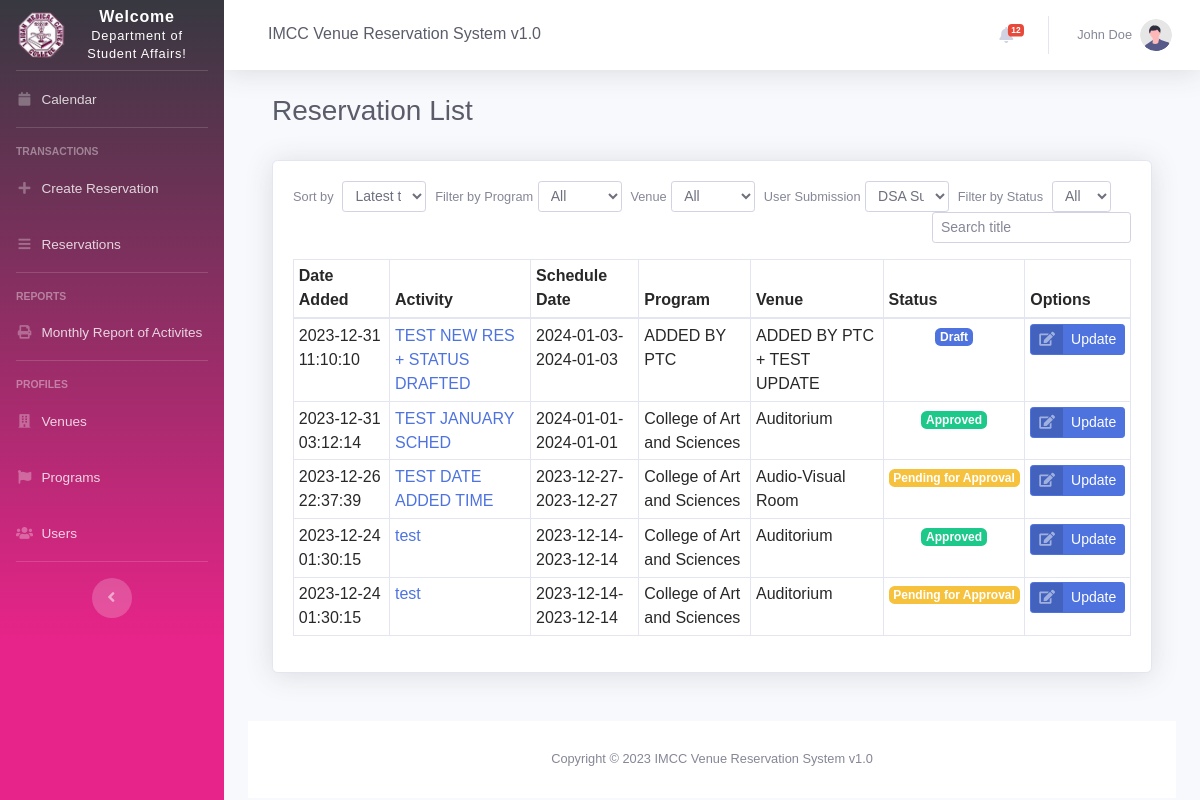
Before: /reservation_list.php (signed in) with the older database file.
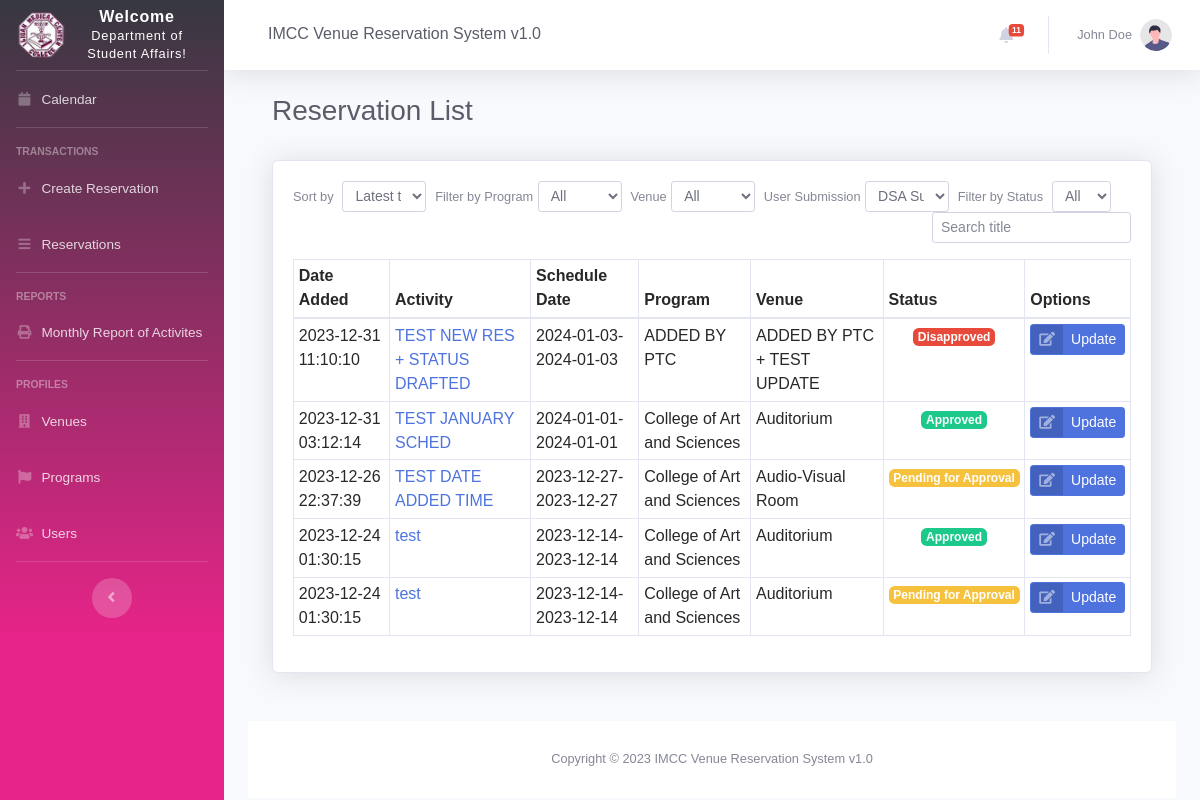
After: the same page with the newer database file.
### tables this page shows
CREATE TABLE `schedules` (
  `id` bigint(11) NOT NULL,
  `reservationID` varchar(255) NOT NULL,
  `userID` int(11) NOT NULL,
  `venueID` int(15) DEFAULT NULL,
  `programID` int(11) NOT NULL,
  `status` varchar(3) NOT NULL DEFAULT 'D',
  `date_start` date NOT NULL,
  `date_end` date NOT NULL,
  `time_start` varchar(50) NOT NULL,
  `time_end` varchar(50) NOT NULL,
  `name` varchar(255) DEFAULT NULL,
  `contact` varchar(11) DEFAULT NULL,
  `description` text DEFAULT NULL,
  `num_participants` int(11) NOT NULL,
  `sponsor` varchar(100) NOT NULL,
  `contribution` decimal(10,0) NOT NULL,
  `incharge` varchar(100) NOT NULL,
  `notified` tinyint(1) NOT NULL DEFAULT 0,
  `last_notified` date DEFAULT NULL,
  `cancelled` tinyint(1) NOT NULL DEFAULT 0,
  `deleted` tinyint(4) NOT NULL DEFAULT 0,
  `rejectedByAdmin` int(1) NOT NULL DEFAULT 0,
  `approvedByAdmin` int(1) NOT NULL DEFAULT 0,
  `act_form_file` varchar(255) NOT NULL,
  `letter_approve_file` varchar(255) NOT NULL,
  `notes` text DEFAULT NULL,
  `sound_system` varchar(2) DEFAULT NULL,
  `microphone` varchar(2) DEFAULT NULL,
  `others_material` text DEFAULT NULL,
  `date_added` datetime NOT NULL DEFAULT current_timestamp()
);

CREATE TABLE `program` (
  `id` int(11) NOT NULL,
  `programID` varchar(15) DEFAULT NULL,
  `name` varchar(255) DEFAULT NULL,
  `color` varchar(15) DEFAULT NULL,
  `incharge_organization` varchar(255) DEFAULT NULL,
  `dateAdded` datetime NOT NULL DEFAULT current_timestamp(),
  `dateUpdated` datetime DEFAULT NULL
);

CREATE TABLE `venues` (
  `id` int(11) NOT NULL,
  `venueID` varchar(20) NOT NULL,
  `name` varchar(255) DEFAULT NULL,
  `capacity` varchar(255) DEFAULT NULL,
  `dateAdded` datetime NOT NULL DEFAULT current_timestamp(),
  `dateUpdated` datetime DEFAULT NULL
);

### reservation_list.php (the view, shortened to what the rows shown need)
<?php
include 'settings/system.php';
include 'settings/header.php';
include "settings/sidebar.php";
include 'settings/topbar.php';
?>
<div class="container-fluid">
    <div class="d-sm-flex align-items-center justify-content-between mb-4">
        <div class="container-fluid">
            <div class="d-sm-flex align-items-center justify-content-between mb-4">
                <h1 class="h3 mb-2 text-gray-800">Reservation List</h1>
            </div>
            <div class="card shadow mb-4">
                <div class="card-body">
                    <div class="table-responsive">
                        <table class="table table-sm table-bordered table-hovered" id="<?php echo ($_SESSION["position"] == "STO" ? "dataTable" : "") ?>" width="100%" cellspacing="0">
                            <thead>
                                <tr>
                                    <th>Date Added</th>
                                    <th>Activity</th>
                                    <th>Schedule Date</th>
                                    <th>Program</th>
                                    <th>Venue</th>
                                    <th>Status</th>
                                    <th>Options</th>
                                </tr>
                            </thead>
                            <tbody>
                                <?php
                                $fetchReservations = "SELECT `schedules`.`reservationID` AS 'RESERVATION_ID',
                                                            `schedules`.id AS 'INT_RES_ID',
                                                            `venues`.name AS 'VENUE_NAME',
                                                            `schedules`.name AS 'ACTIVITY',
                                                            `program`.name AS 'PROGRAM_NAME',
                                                            `schedules`.date_start AS 'START_DATE',
                                                            `schedules`.date_end AS 'END_DATE',
                                                            `schedules`.status AS 'STATUS',
                                                            `schedules`.date_added as 'DATE_ADDEDS' FROM `schedules`
                                                        INNER JOIN `venues`
                                                        ON `schedules`.venueID = `venues`.id
                                                        INNER JOIN `program`
                                                        ON `schedules`.programID = `program`.id
                                                        INNER JOIN `users`
                                                        ON `users`.id  = `schedules`.userID";
                                if ($_SESSION["position"] == "DSA") {
                                    $loggedUser = $_SESSION['id'];
                                    $fetchReservations .= " WHERE `schedules`.userID = '$loggedUser'";
                                }
                                $fetchReservations .= " ORDER BY `schedules`.date_added DESC";
                                $reservations = $db->query($fetchReservations);
                                $row_reservations = $reservations->fetchAll(PDO::FETCH_OBJ);
                                foreach ($row_reservations as $row) {
                                    $statusStr = "Draft";
                                    $statusColor = "";
                                    switch ($row->STATUS) {
                                        case "D":
                                            $statusColor = "badge-primary";
                                            $statusStr = "Draft";
                                            break;
                                        case "P":
                                            $statusColor = "badge-warning";
                                            $statusStr = "Pending for Approval";
                                            break;
                                        case "A":
                                            $statusColor = "badge-success";
                                            $statusStr = "Approved";
                                            break;
                                        case "R":
                                            $statusColor = "badge-danger";
                                            $statusStr = "Disapproved";
                                            break;
                                    }
                                ?>
                                    <tr>
                                        <td><?= $row->DATE_ADDEDS; ?></td>
                                        <td><?= '<a href="view_reservation.php?reservation_id=' . $row->INT_RES_ID . '" target="_blank">' . $row->ACTIVITY . '</a>'; ?></td>
                                        <td><?= $row->START_DATE . "-" . $row->END_DATE; ?></td>
                                        <td><?= $row->PROGRAM_NAME; ?></td>
                                        <td><?= $row->VENUE_NAME; ?></td>
                                        <td align="center"><span class="badge <?= $statusColor ?>"><?= $statusStr; ?></span></td>
                                        <td align="center">
                                            <a href='edit_reservation.php?reservation_id=<?= $row->INT_RES_ID ?>'
                                                class="btn btn-primary btn-icon-split btn-sm keychainify-checked"
                                                target="_blank"
                                                style="<?php echo ($row->STATUS != 'D' && $_SESSION['position'] == 'STO' ? "visibility: hidden;" : "");?>">
                                                <span class="icon text-white-50">
                                                    <i class="fas fa-edit"></i>
                                                </span>
                                                <span class="text">Update</span>
                                            </a>
                                        </td>
                                    </tr>
                                <?php } ?>
                            </tbody>
                        </table>
                    </div>
                </div>
            </div>
        </div>
    </div>
    <?php include 'settings/footer.php'; ?>

Changed rows visible on the page:
changed schedules "TEST NEW RES + STATUS DRAFTED": status "Draft" → "Disapproved"
Other visible differences:
$notificationCount: "12" → "11"
